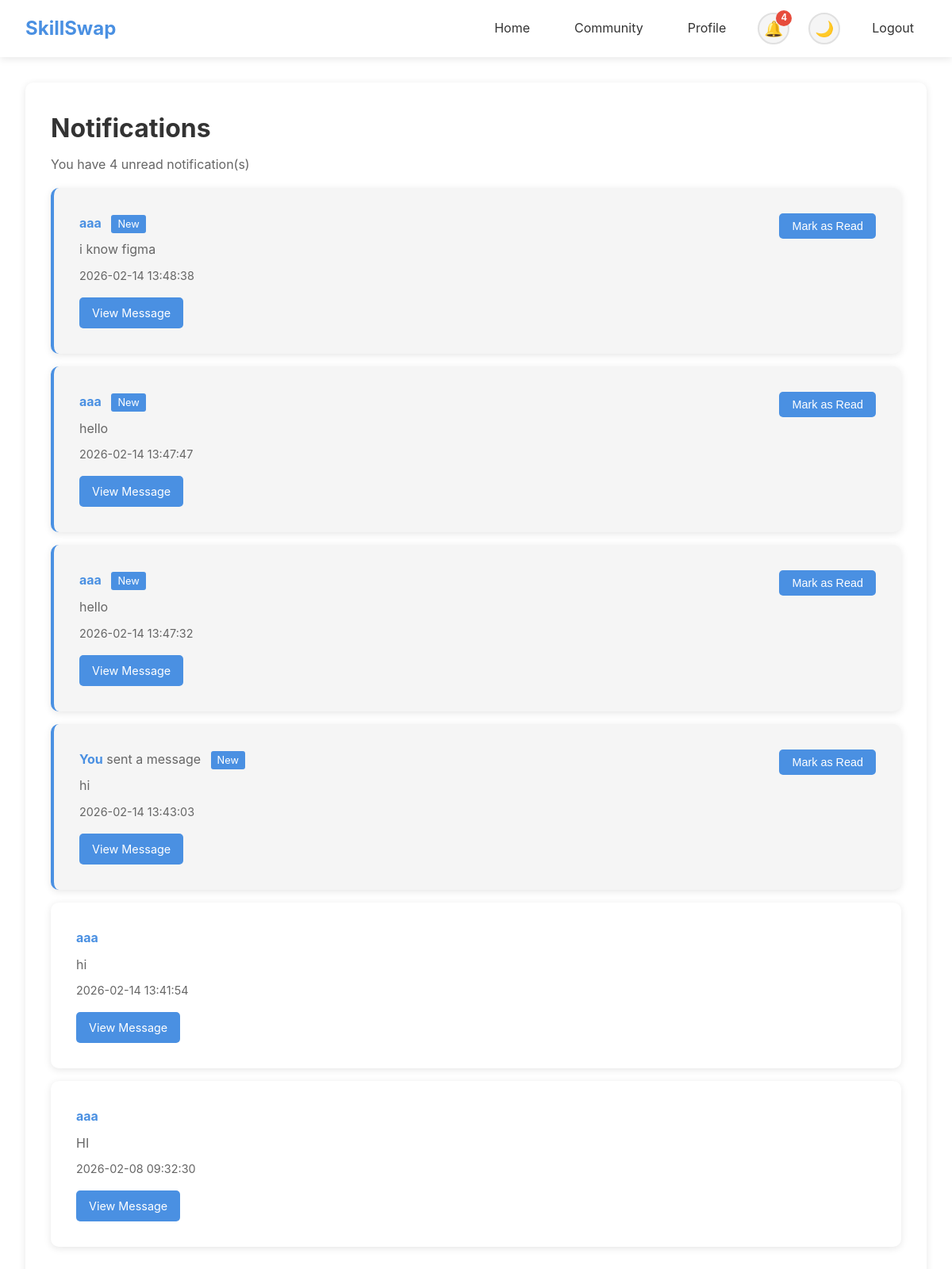
The app's page /notifications (signed in) with its own data.
### tables this page shows
CREATE TABLE notifications (
        id INTEGER PRIMARY KEY AUTOINCREMENT,
        user_id INTEGER NOT NULL,
        sender_id INTEGER NOT NULL,
        message_id INTEGER,
        skill_post_id INTEGER,
        notification_type TEXT DEFAULT 'message',
        message_preview TEXT,
        is_read INTEGER DEFAULT 0,
        created_at TIMESTAMP DEFAULT CURRENT_TIMESTAMP,
        FOREIGN KEY (user_id) REFERENCES users(id),
        FOREIGN KEY (sender_id) REFERENCES users(id),
        FOREIGN KEY (message_id) REFERENCES messages(id),
        FOREIGN KEY (skill_post_id) REFERENCES skills(id)
    );

CREATE TABLE users (
        id INTEGER PRIMARY KEY AUTOINCREMENT,
        username TEXT UNIQUE NOT NULL,
        email TEXT UNIQUE NOT NULL,
        password TEXT NOT NULL,
        created_at TIMESTAMP DEFAULT CURRENT_TIMESTAMP
    , profile_summary TEXT, language TEXT DEFAULT "en", font_size TEXT DEFAULT "medium", theme TEXT DEFAULT "light", is_admin INTEGER DEFAULT 0, badge_level INTEGER DEFAULT 1);

### app.py (the view)
@app.route('/notifications')
@login_required
def notifications():
    conn = get_db()
    c = conn.cursor()
    c.execute('''SELECT n.*, u.username as sender_name, n.sender_id, n.user_id
                 FROM notifications n
                 JOIN users u ON n.sender_id = u.id
                 WHERE n.user_id = ?
                 ORDER BY n.created_at DESC''', (session['user_id'],))
    notifications_list = c.fetchall()
    conn.close()
    notification_count = get_unread_notification_count(session['user_id'])
    return render_template('notifications.html',
                         notifications=notifications_list,
                         notification_count=notification_count)

### app.py (called while the page is built)
def get_db():
    conn = sqlite3.connect(DATABASE)
    conn.row_factory = sqlite3.Row
    return conn

def login_required(f):
    @wraps(f)
    def decorated_function(*args, **kwargs):
        if 'user_id' not in session:
            return redirect(url_for('login'))
        return f(*args, **kwargs)
    return decorated_function

def get_unread_notification_count(user_id):
    conn = get_db()
    c = conn.cursor()
    c.execute('SELECT COUNT(*) as count FROM notifications WHERE user_id = ? AND is_read = 0', (user_id,))
    result = c.fetchone()
    conn.close()
    return result['count'] if result else 0

@app.context_processor
def inject_notification_count():
    if 'user_id' in session:
        return {'notification_count': get_unread_notification_count(session['user_id'])}
    return {'notification_count': 0}

### templates/notifications.html (shortened to what this page needs)
{% extends "base.html" %}
{% block content %}
<div class="card">
    <h1>Notifications</h1>
    <p style="color: var(--text-secondary); margin-top: 0.5rem;">You have {{ notification_count }} unread notification(s)</p>
    {% if notifications %}
        {% for notif in notifications %}
        <div class="card {% if not notif.is_read %}notification-unread{% endif %}" style="margin-top: 1rem;">
            <div style="display: flex; justify-content: space-between; align-items: start;">
                <div style="flex: 1;">
                    <p>
                        {% if notif.sender_id == notif.user_id %}
                            <strong style="color: var(--accent-color);">You</strong>
                            <span style="color: var(--text-secondary);"> sent a message</span>
                        {% else %}
                            <strong style="color: var(--accent-color);">{{ notif.sender_name }}</strong>
                        {% endif %}
                        {% if not notif.is_read %}
                        <span style="background-color: var(--accent-color); color: white; padding: 0.25rem 0.5rem; border-radius: 3px; font-size: 0.8rem; margin-left: 0.5rem;">New</span>
                        {% endif %}
                    </p>
                    <p style="margin-top: 0.5rem; color: var(--text-secondary);">
                        {% if notif.message_preview %}
                            {{ notif.message_preview }}
                        {% else %}
                            New message
                        {% endif %}
                    </p>
                    <p style="margin-top: 0.5rem; color: var(--text-secondary); font-size: 0.9rem;">{{ notif.created_at }}</p>
                    {% if notif.skill_post_id %}
                    <a href="{{ url_for('message', post_id=notif.skill_post_id) }}" class="btn" style="margin-top: 1rem; padding: 0.5rem 1rem; font-size: 0.9rem;">View Message</a>
                    {% endif %}
                </div>
                {% if not notif.is_read %}
                <form method="POST" action="{{ url_for('mark_notification_read', notification_id=notif.id) }}" class="mark-read-form" data-notification-id="{{ notif.id }}" style="margin-left: 1rem;">
                    <button type="submit" class="btn mark-read-btn" style="padding: 0.5rem 1rem; font-size: 0.9rem;">Mark as Read</button>
                </form>
                {% endif %}
            </div>
        </div>
        {% endfor %}
    {% else %}
        <div class="card" style="text-align: center; padding: 3rem; margin-top: 1rem;">
            <p style="color: var(--text-secondary); font-size: 1.1rem;">No notifications yet.</p>
        </div>
    {% endif %}
</div>
{% endblock %}

### templates/base.html (style rules this page uses)
:root { --bg-primary: #ffffff; --bg-secondary: #f5f5f5; --text-primary: #333333; --text-secondary: #666666; --accent-color: #4a90e2; --accent-hover: #357abd; --border-color: #e0e0e0; --nav-bg: #ffffff; --nav-shadow: rgba(0, 0, 0, 0.1); --card-bg: #ffffff; --card-shadow: rgba(0, 0, 0, 0.1); }
* { margin: 0; padding: 0; box-sizing: border-box; }
body { font-family: -apple-system, BlinkMacSystemFont, 'Segoe UI', Roboto, Oxygen, Ubuntu, Cantarell, sans-serif; background-color: var(--bg-primary); color: var(--text-primary); line-height: 1.6; transition: background-color 0.3s ease, color 0.3s ease; }
body[data-font-size="medium"] { font-size: 1rem; }
.card { background-color: var(--card-bg); border-radius: 10px; padding: 2rem; margin: 1rem 0; box-shadow: 0 2px 10px var(--card-shadow); transition: box-shadow 0.3s ease, background-color 0.3s ease; }
.btn { background-color: var(--accent-color); color: white; border: none; padding: 0.75rem 1.5rem; border-radius: 5px; cursor: pointer; font-size: 1rem; transition: background-color 0.3s ease, transform 0.2s ease; text-decoration: none; display: inline-block; }

### templates/notifications.html (style rules this page uses)
.notification-unread { border-left: 4px solid var(--accent-color) !important; background-color: var(--bg-secondary) !important; }

### records on screen
notifications: sender_name "aaa", is_read "New", message_preview "i know figma", created_at "2026-02-14 13:48:38"
notifications: sender_name "aaa", is_read "New", message_preview "hello", created_at "2026-02-14 13:47:47"
notifications: sender_name "aaa", is_read "New", message_preview "hello", created_at "2026-02-14 13:47:32"
notifications: shows "You", is_read "New", message_preview "hi", created_at "2026-02-14 13:43:03"
notifications: sender_name "aaa", message_preview "hi", created_at "2026-02-14 13:41:54"
notifications: sender_name "aaa", message_preview "HI", created_at "2026-02-08 09:32:30"

### other values on screen
{{ notification_count }} "4"
